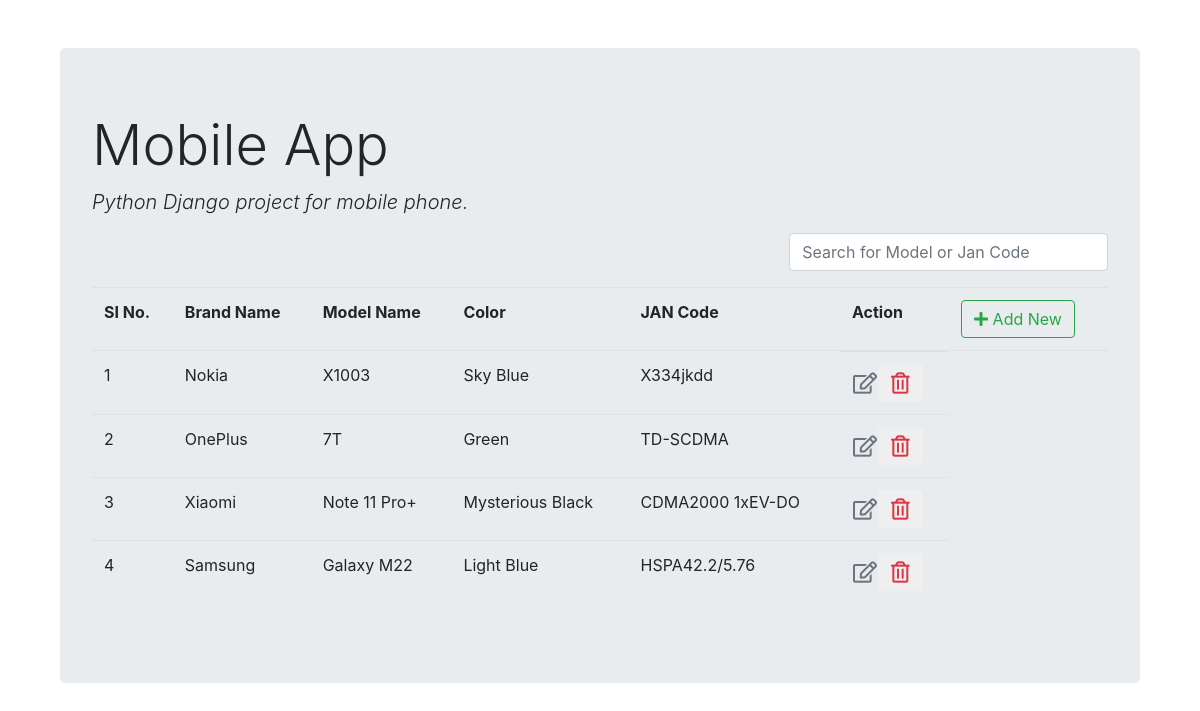
The page /list/ on the database as committed earlier.
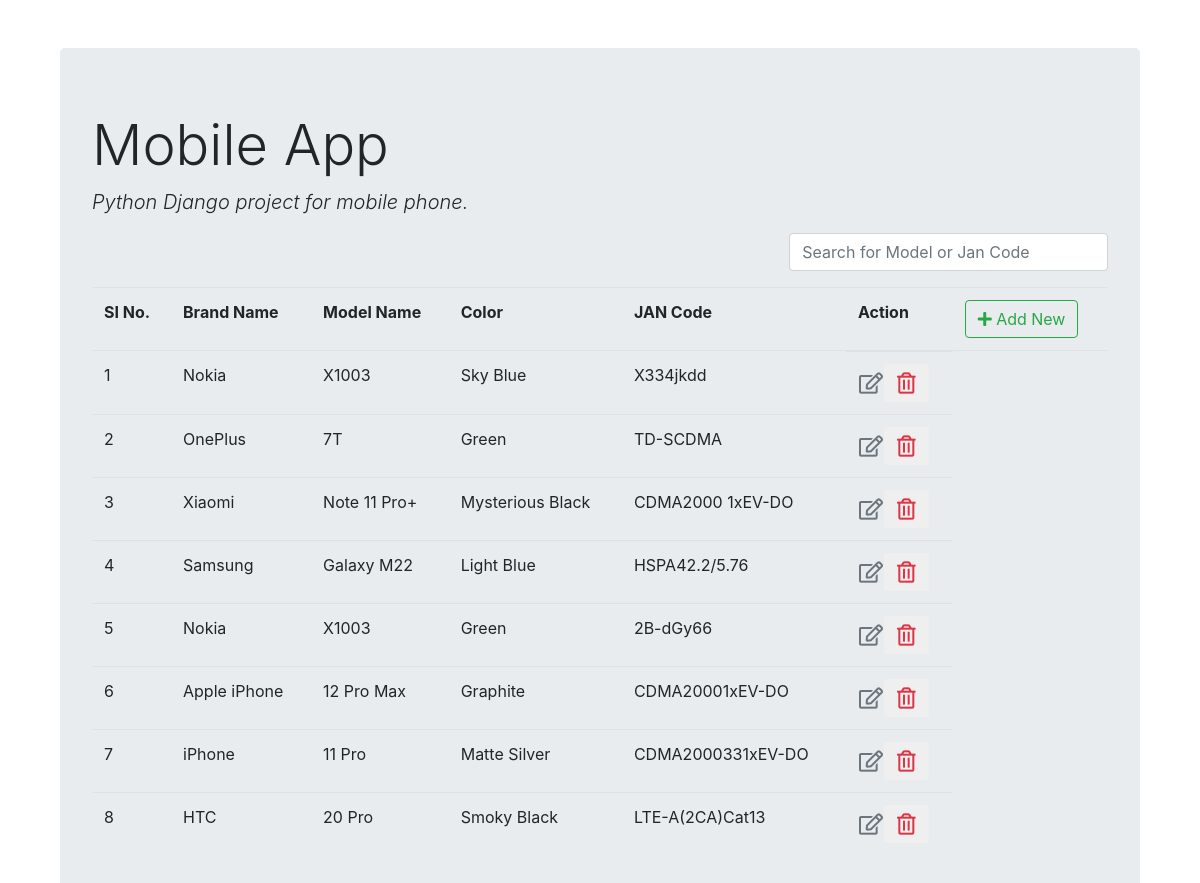
The same page on the database as committed later.
### mobilephone_register/models.py (models this page shows)
class Mobile(models.Model):
    brand_name = models.CharField(max_length=100)
    model = models.CharField(max_length=100)
    color = models.CharField(max_length=30)
    jan_code = models.CharField(max_length=50)
    image = models.ImageField(upload_to='pics')

### mobilephone_register/views.py (the view)
# urls.py: path('list/', views.mobile_list, name='mobile_list'),
def mobile_list(request):
    mobiles = Mobile.objects.all()
    return render(request, 'mobile_list.html', {'mobiles': mobiles})

### templates/mobile_list.html (shortened to what this page needs)
{% extends 'base.html' %}
{% load static %}
{% block content %}
<div class="row">
<div class="col-md-8">
</div>
    <div class="col-md-4">
        <div class="form-group">
            <input type="text" id="searchField" class="form-control" placeholder="Search for Model or Jan Code">
        </div>
    </div>
</div>
<div class="main-table">
    <table class="table table-borderless">
    <thead class="border-bottom font-weight-bold">
    <tr>
        <td>SI No.</td>
        <td>Brand Name</td>
        <td>Model Name</td>
        <td>Color</td>
        <td>JAN Code</td>
        <td>Action</td>
                <td>
                    <a href="{% url 'mobile_insert' %}" class="btn btn-outline-success">
            <i class="fas fa-plus"></i> Add New
            </a>
                </td>
    </tr>
    </thead>
    <tbody>
    {% for mobile in mobiles %}
<tr>
    <td>{{ forloop.counter }} </td>
    <td>{{mobile.brand_name}}</td>
    <td>{{mobile.model}}</td>
    <td>{{mobile.color}}</td>
    <td>{{mobile.jan_code}}</td>
        <td style="display: flex;">
            <a href="{% url 'mobile_update' mobile.id %}" class="btn text-secondary px-0">
            <i class="far fa-edit fa-lg"></i>
            </a>
                   <form action="{% url 'mobile_delete' mobile.id %}" method="post" class="d-inline">
                       <button type="submit" class="btn">
                           <i class="far fa-trash-alt fa-lg text-danger"></i>
                       </button>
                    </form>
        </td>
</tr>
    {% endfor %}
    </tbody>
</table>
</div>
{% endblock %}

### templates/base.html (shortened to what this page needs)
<!DOCTYPE html>
<html lang="en">
<head>
        <link rel="stylesheet" href="https://maxcdn.bootstrapcdn.com/bootstrap/4.0.0/css/bootstrap.min.css">
<link rel="stylesheet" href="https://pro.fontawesome.com/releases/v5.10.0/css/all.css"/>
</head>
<body>
<div class="container">
    <div class="col-md-12 mt-5">
<div class="jumbotron">
  <h1 class="display-4">Mobile App</h1>
  <p class="lead font-italic"> Python Django project for mobile phone.</p>
 {% block content %}
{% endblock %}
</div>
    </div>
</div>
</body>
</html>

Rows that differ between the two databases and show on the page:
added Mobile: brand_name "Nokia", model "X1003", color "Green", jan_code "2B-dGy66"
added Mobile: brand_name "Apple iPhone", model "12 Pro Max", color "Graphite", jan_code "CDMA20001xEV-DO"
added Mobile: brand_name "iPhone", model "11 Pro", color "Matte Silver", jan_code "CDMA2000331xEV-DO"
added Mobile: brand_name "HTC", model "20 Pro", color "Smoky Black", jan_code "LTE-A(2CA)Cat13"
